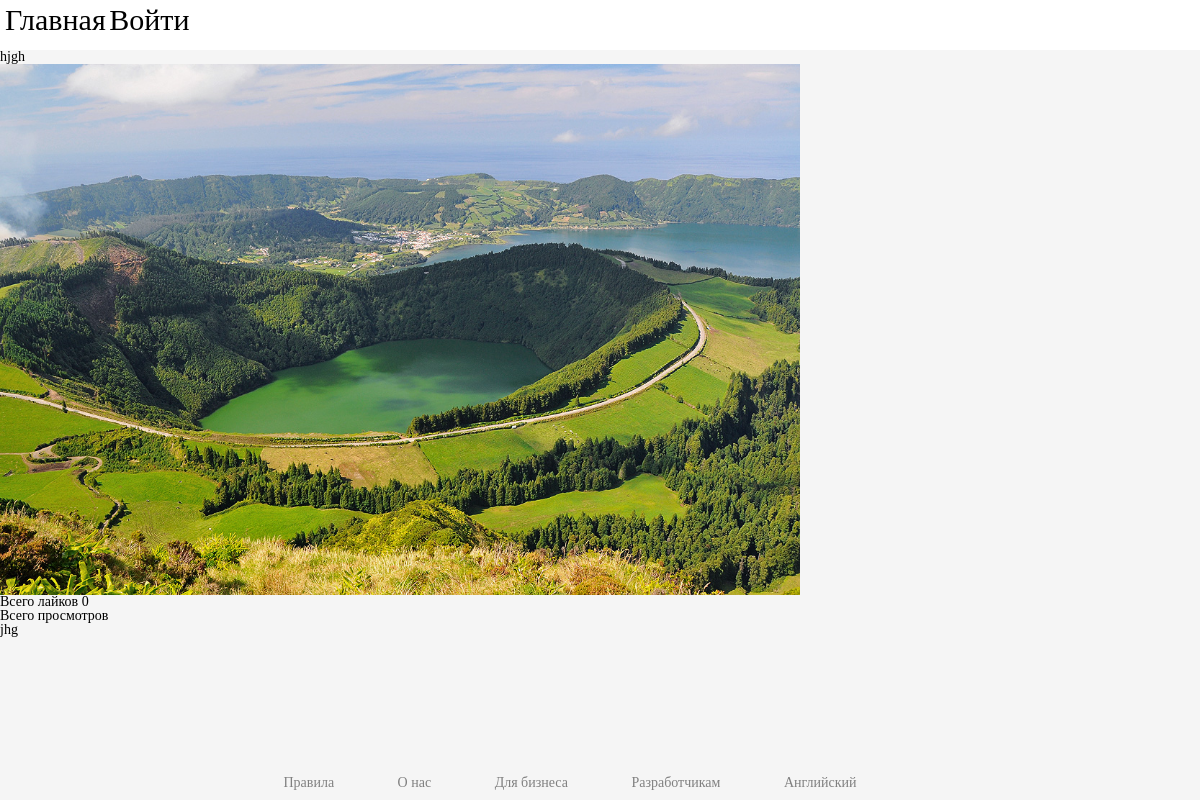
Page /images/detail/4/hjgh/ on the committed database.
### images/models.py (models this page shows, shortened)
class Image(models.Model):
    user = models.ForeignKey(User, related_name='images_created', on_delete=models.CASCADE)
    title = models.CharField(max_length=200, blank=True, null=True)
    slug = models.SlugField(max_length=200, blank=True)
    url = models.URLField(blank=True, null=True)
    image = models.ImageField(upload_to='image/%Y/%m/%d', blank=True, null=True)
    description = models.TextField(blank=True)
    created = models.DateField(auto_now_add=True, db_index=True)
    users_like = models.ManyToManyField(User, related_name='images_liked', blank=True)
    total_likes = models.PositiveIntegerField(db_index=True, default=0)

### images/views.py (the view)
# urls.py: path('detail/<int:id>/<slug:slug>/', post_detail, name='detail')
def post_detail(request, id , slug):
    image = get_object_or_404(Image, id=id, slug=slug)
    total_views = r.incr('image:{}:views'.format(image.id))
    return render(request, 'images/detail.html', {'image' : image,
                                                  'total_views' : total_views})

### images/templates/images/detail.html
{% extends 'base.html' %}
{% block content %}
  <h1>{{ image.title }}</h1>
  {% if image.image %}
    <img width='800px' src="{{image.image.url}}" alt="">
  {% endif %}
  {% with likes=image.users_like.count %}
    <p>Всего лайков {{ likes }}</p>
    <p>Всего просмотров {{ total_views }}</p>
    {{ image.description }}
{% endwith %}
{% endblock %}

### account/static/account/css/home.css (style rules this page uses)
* { padding: 0; margin: 0; border: 0; }
*, *:before, *:after { -webkit-box-sizing: border-box; box-sizing: border-box; }
html, body { height: 100%; width: 100%; font-size: 100%; line-height: 1; font-size: 14px; -ms-text-size-adjust: 100%; -moz-text-size-adjust: 100%; -webkit-text-size-adjust: 100%; font-family: 'calibri'; }
img { vertical-align: top; }
h1, h2, h3, h4, h5, h6 { font-size: inherit; font-weight: 400; }

### account/static/account/css/login.css (style rules this page uses)
* { padding: 0; margin: 0; border: 0; }
*, *:before, *:after { -webkit-box-sizing: border-box; box-sizing: border-box; }
html, body { height: 100%; width: 100%; font-size: 100%; line-height: 1; font-size: 14px; -ms-text-size-adjust: 100%; -moz-text-size-adjust: 100%; -webkit-text-size-adjust: 100%; }
img { vertical-align: top; }
h1, h2, h3, h4, h5, h6 { font-size: inherit; font-weight: 400; }

### rows in the picture
Image: title "hjgh", image (picture), description "jhg"

### other values in the picture
{{ likes }} "0"
